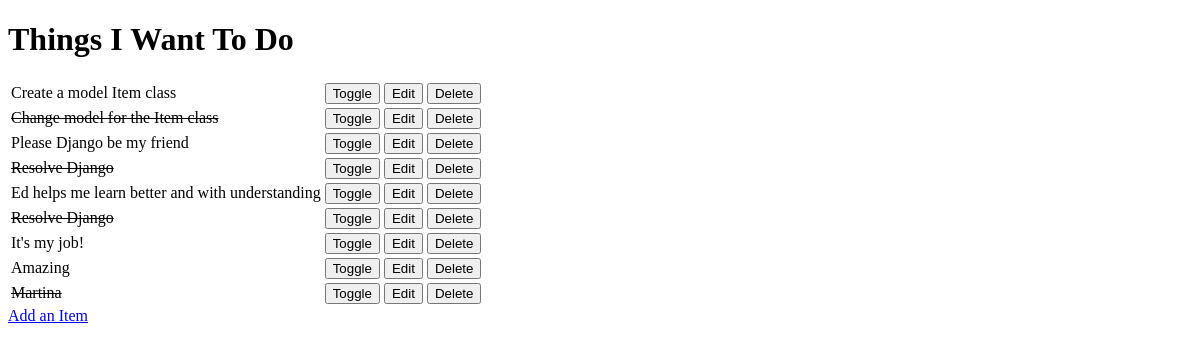
/, run on an earlier commit of the app's database.
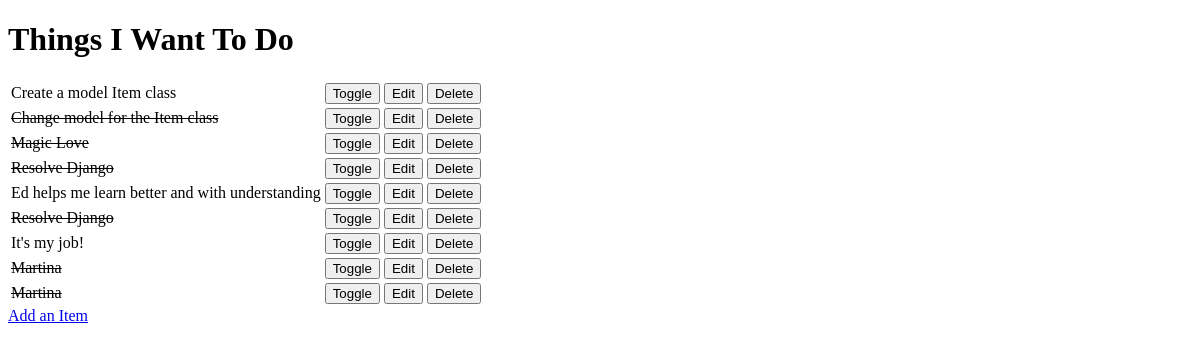
And on a later commit of the database.
### todo/models.py (models this page shows, shortened)
class Item(models.Model):
    name = models.CharField(max_length=50, null=False, blank=False)
    done_status = models.BooleanField(null=False, blank=False, default=False)

### todo/views.py (the view)
# urls.py: path('', views.get_todo_list, name='get_todo_list'),
def get_todo_list(request):
    items = Item.objects.all()
    context = {
        'items': items
    }
    return render(request, 'todo/todo_list.html', context)

### todo/templates/todo/todo_list.html (shortened to what this page needs)
<!DOCTYPE html>
<html lang="en">
<head>
</head>
<body>
    <h1>Things I Want To Do</h1>
    <table>
        {% for item in items %}
        <tr>
            {% if item.done_status %}
            <td><del>{{ item.name }}</del></td>
            {% else %}
            <td>{{ item.name }}</td>
            {% endif %}
            <td>
                <a href="/toggle/{{ item.id }}">
                    <button>Toggle</button>
                </a>
            </td>
            <td>
                <a href="/edit/{{ item.id }}">
                    <button>Edit</button>
                </a>
            </td>
            <td>
                <a href="/delete/{{ item.id }}">
                    <button>Delete</button>
                </a>
            </td>
        </tr>
        {% empty %}
        <tr>
            <td>You have nothing to do</td>
        </tr>
        {% endfor %}
    </table>
    <a href="/add">Add an Item</a>
</body>
</html>

What changed in the data, as far as the page shows it:
changed Item: done_status False → True (drawn); name "Please Django be my friend" → "Magic Love"
changed Item (number 8 of 9 on the later page): done_status False → True (drawn); name "Amazing" → "Martina"
